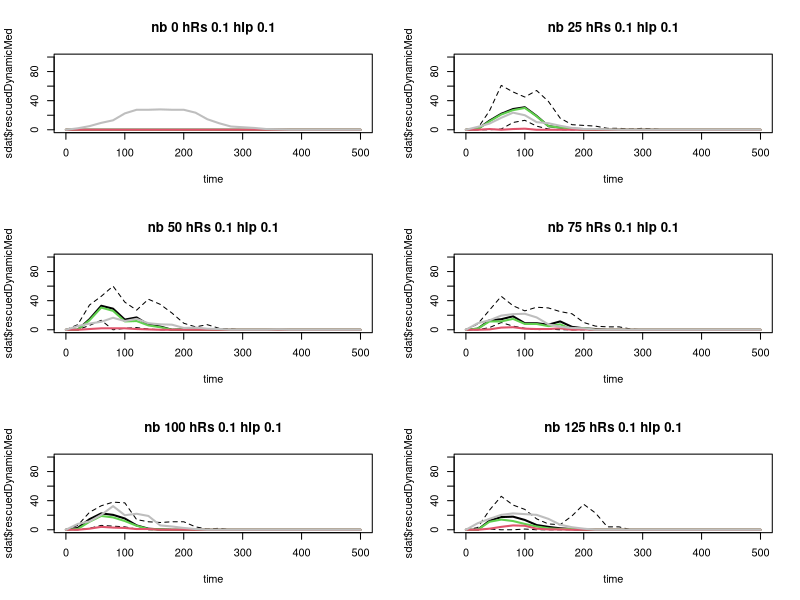
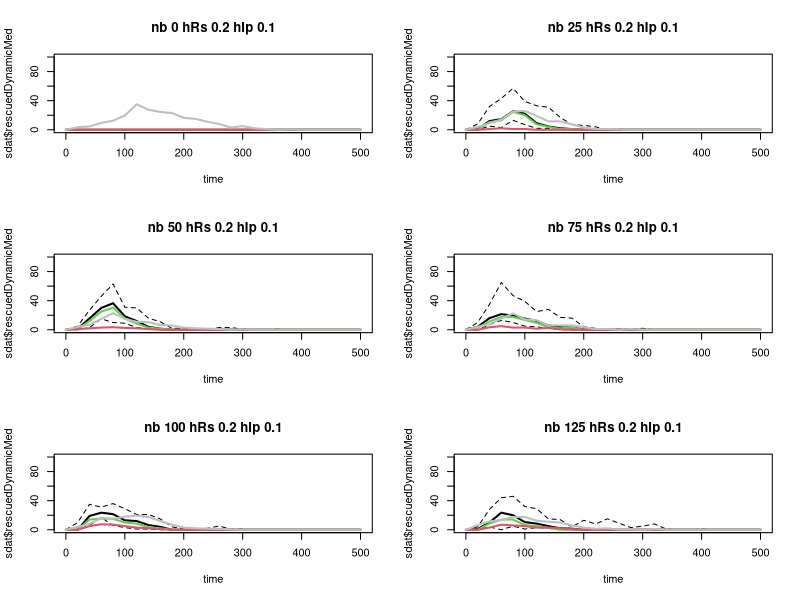
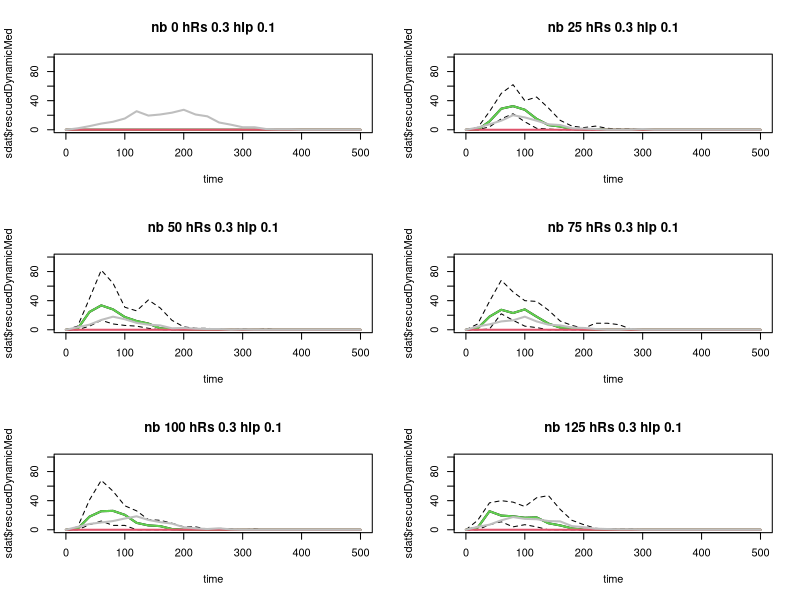
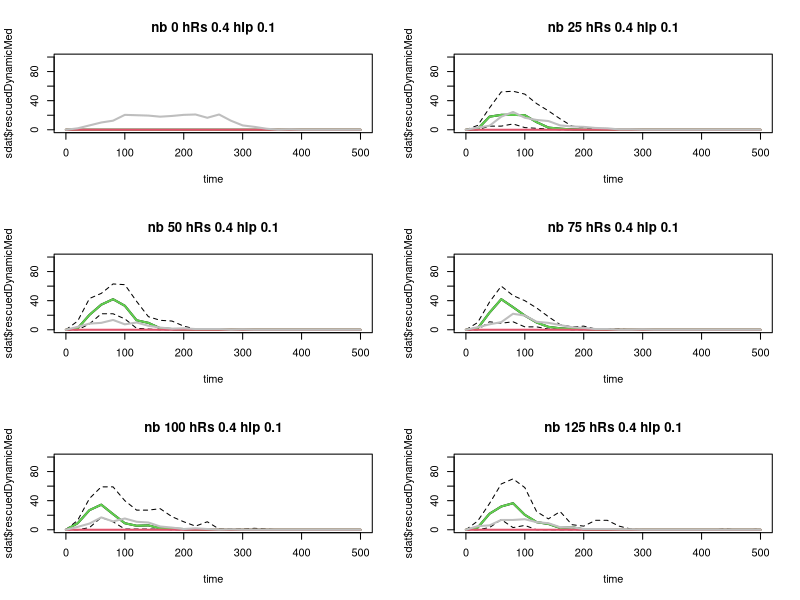
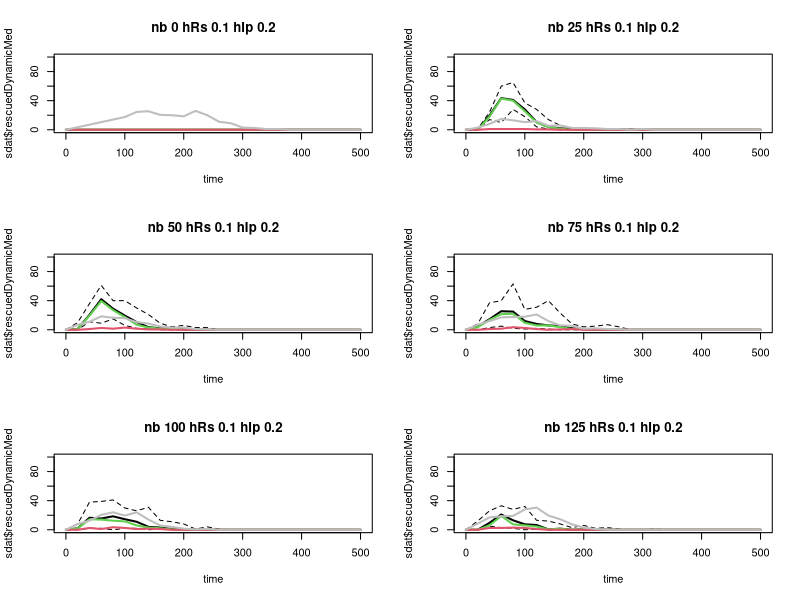
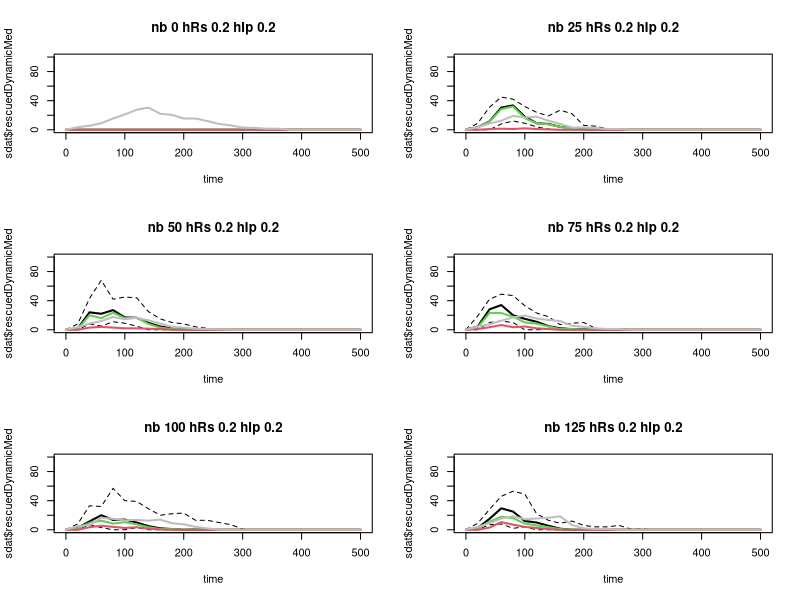
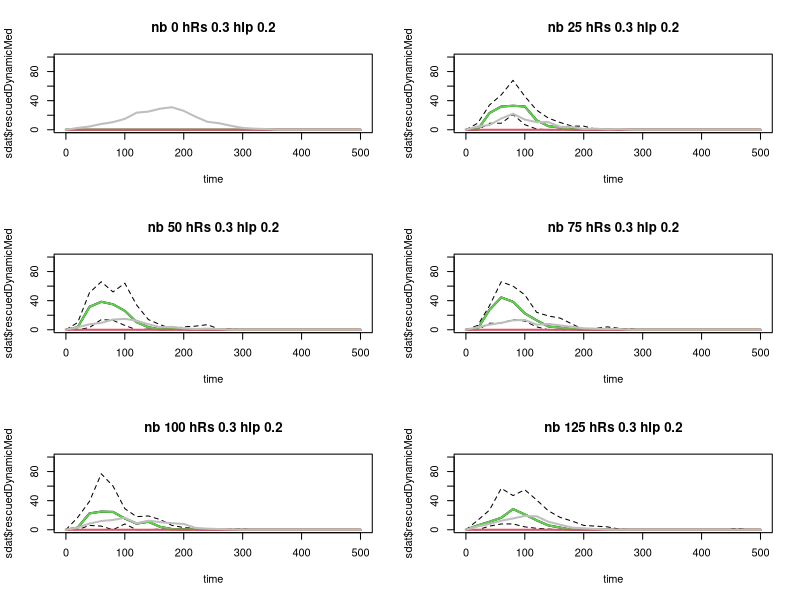
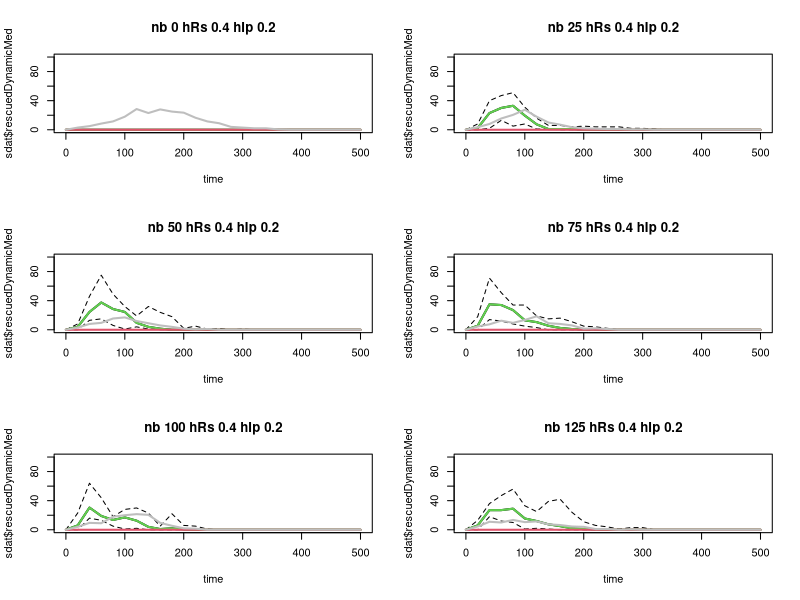

The R script that drew these images, in order:
dat=read.csv("result01.csv")

nbSlow = seq(0, 125, by =25)
hRs1 = seq(0.1,0.4, by =0.1)
hIp1 = seq(0.1, 1.0, by =0.1)

opt=list(param=c(0,0.1,0.1),rDm=0)

pdf("results01.pdf",height=8,width=6)
par(mfrow=c(3,2))
times=seq(0,500,by=20)
for(hIp in hIp1){
   for(hRs in hRs1){
      for(nb in nbSlow){
         sdat=dat[dat$hIp1 == hIp & dat$hRs1 == hRs & dat$nbSlow == nb,]
         plot(times, sdat$rescuedDynamicMed,lwd=2,col=1,xlab='time',main=paste("nb",nb,"hRs",hRs,"hIp",hIp,sep=" "),type="l",ylim=c(0,100))
         lines(times,sdat$rescuedDynamicMax,lwd=1,lty=2)
         lines(times,sdat$rescuedDynamicMin,lwd=1,lty=2)
         
         lines(times,sdat$rescuedDynamicFastMed,lwd=2,lty=1,col=3)
         lines(times,sdat$rescuedDynamicSlowMed,lwd=2,lty=1,col=2)         

         lines(times,sdat$zombifiedDynamicMed,lwd=2,lty=1,col="gray")        
         if(opt$rDm<sum(sdat$rescuedDynamicMed)){
            opt=list(param=c(nb,hRs,hIp),rDm=sum(sdat$rescuedDynamicMed))
         }
      }
   }
}
dev.off()


#library(rgl)
#
#plot3d(nbSlow,hRs1,hIp1)